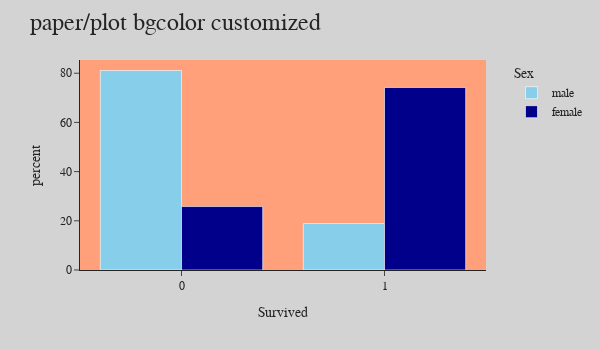

This figure's notebook cell:
### Code cell
df = df_titanic
fig = px.histogram(df, x="Survived", y=None, color="Sex",
                width=600,height=350,
                histnorm='percent',
                color_discrete_map={ 
                    "male": "skyblue", "female": "darkblue"
                },
                template="simple_white"
                )
fig.update_layout(title="paper/plot bgcolor customized", 
                  font_family="San Serif",
                  bargap=0.2,
                  barmode='group',
                  titlefont={'size': 24},
                  paper_bgcolor='lightgray',#we can also choose the paper background color on top of a template
                  plot_bgcolor='lightsalmon',#we can also choose the plot ackground color on top of a template
                  legend=dict(
                  orientation="v", 
                      y=1, 
                      yanchor="top", 
                      x=1.250, 
                      xanchor="right",)                 
                  )
fig.show()

### Figure 1 — Plotly figure (JSON) as saved in the notebook; plotly's stock layout.template omitted (floating-point values rounded to 4 significant figures; data arrays with more than 128 entries replaced by an {"elided": "..."} marker saying what was removed)
{"data": [{"alignmentgroup": "True", "bingroup": "x", "histnorm": "percent", "hovertemplate": "Sex=male<br>Survived=%{x}<br>percent=%{y}<extra></extra>", "legendgroup": "male", "marker": {"color": "skyblue"}, "name": "male", "offsetgroup": "male", "orientation": "v", "showlegend": true, "type": "histogram", "x": {"elided": "577 int values"}, "xaxis": "x", "yaxis": "y"}, {"alignmentgroup": "True", "bingroup": "x", "histnorm": "percent", "hovertemplate": "Sex=female<br>Survived=%{x}<br>percent=%{y}<extra></extra>", "legendgroup": "female", "marker": {"color": "darkblue"}, "name": "female", "offsetgroup": "female", "orientation": "v", "showlegend": true, "type": "histogram", "x": {"elided": "314 int values"}, "xaxis": "x", "yaxis": "y"}], "layout": {"bargap": 0.2, "barmode": "group", "font": {"family": "San Serif"}, "height": 350, "legend": {"orientation": "v", "title": {"text": "Sex"}, "tracegroupgap": 0, "x": 1.25, "xanchor": "right", "y": 1, "yanchor": "top"}, "margin": {"t": 60}, "paper_bgcolor": "lightgray", "plot_bgcolor": "lightsalmon", "title": {"font": {"size": 24}, "text": "paper/plot bgcolor customized"}, "width": 600, "xaxis": {"anchor": "y", "domain": [0.0, 1.0], "title": {"text": "Survived"}}, "yaxis": {"anchor": "x", "domain": [0.0, 1.0], "title": {"text": "percent"}}}}
